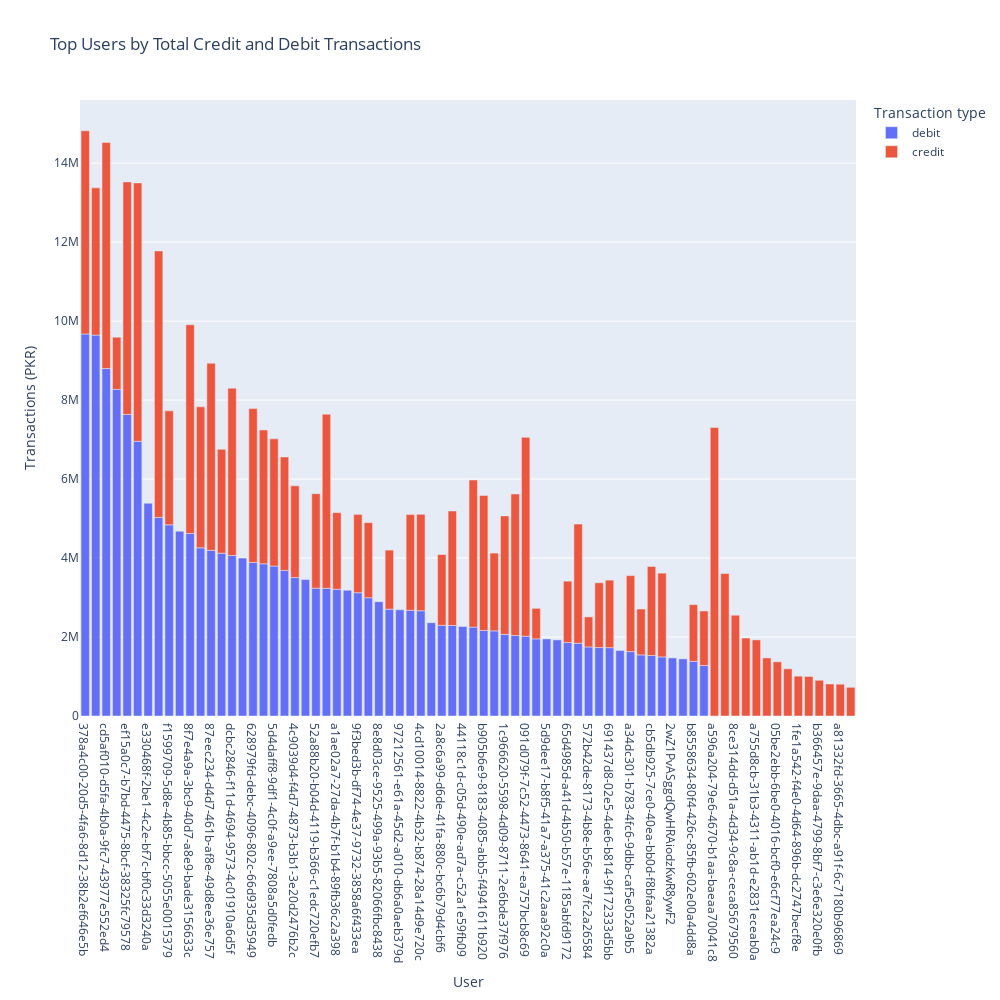

The notebook cell this image was saved under:
### Code cell
fig = px.bar(D_Frame1.head(60), x = 'user_id', y = 'transaction_amount', color = 'transaction_type',
             title = "Top Users by Total Credit and Debit Transactions",
             labels = {"transaction_type": "Transaction type", "transaction_amount":"Transactions (PKR)","user_id":"User"},
             height = 1000 , width = 1000)
fig.show()
